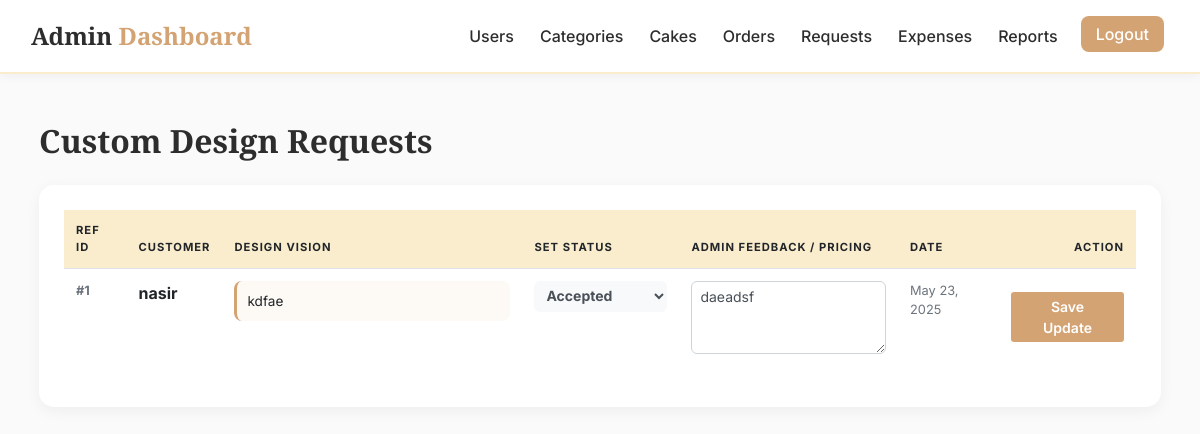
The app's page /admin/admin_custom_requests.php (signed in), older data.
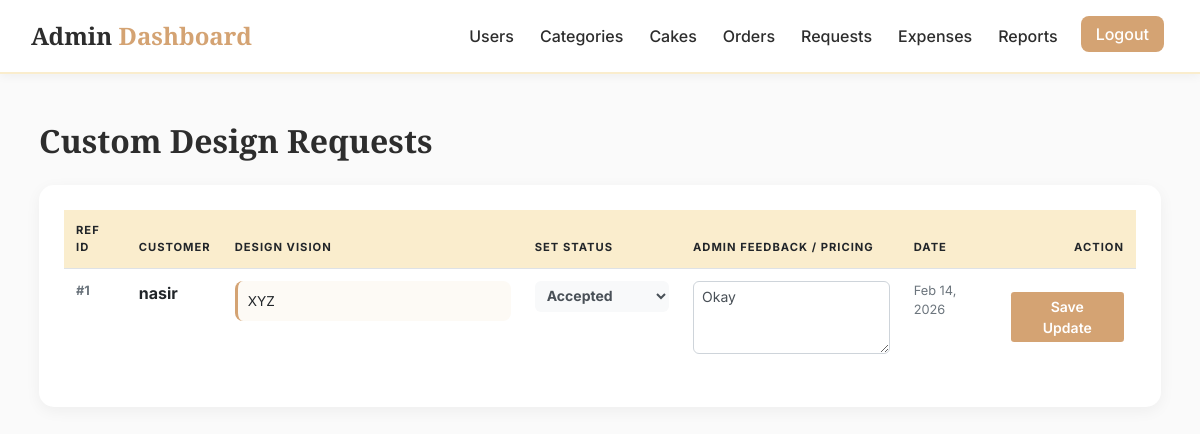
The same page, newer data.
### tables this page shows
CREATE TABLE `custom_requests` (
  `request_id` int(11) NOT NULL,
  `user_id` int(11) NOT NULL,
  `design_details` text NOT NULL,
  `status` enum('pending','accepted','suggested_modifications','rejected') DEFAULT 'pending',
  `admin_feedback` text DEFAULT NULL,
  `created_at` timestamp NOT NULL DEFAULT current_timestamp()
);

CREATE TABLE `users` (
  `id` int(11) NOT NULL,
  `username` varchar(50) NOT NULL,
  `password` varchar(255) NOT NULL,
  `email` varchar(100) NOT NULL,
  `phone` varchar(20) NOT NULL,
  `age` int(11) DEFAULT NULL,
  `full_name` varchar(255) NOT NULL,
  `bio` text DEFAULT NULL
);

### admin/admin_custom_requests.php (the view, shortened to what this page needs)
<?php
include('config.php');
$query = "SELECT cr.*, u.username FROM custom_requests cr JOIN users u ON cr.user_id = u.id ORDER BY cr.created_at DESC";
$result = $conn->query($query);
?>
<!DOCTYPE html>
<html lang="en">
<head>
    <link rel="stylesheet" href="https://stackpath.bootstrapcdn.com/bootstrap/4.5.2/css/bootstrap.min.css">
</head>
<body>
<?php include('admin_navbar.php'); ?>
<div class="container-fluid mt-5">
    <div class="row px-lg-4">
        <div class="col-12">
            <h2>Custom Design Requests</h2>
            <div class="service-card">
                <div class="table-responsive">
                    <table class="table table-hover">
                        <thead>
                            <tr>
                                <th>Ref ID</th>
                                <th>Customer</th>
                                <th>Design Vision</th>
                                <th>Set Status</th>
                                <th>Admin Feedback / Pricing</th>
                                <th>Date</th>
                                <th class="text-right">Action</th>
                            </tr>
                        </thead>
                        <tbody>
                            <?php if ($result->num_rows === 0): ?>
                                <tr><td colspan="7" class="text-center py-5">No custom requests yet.</td></tr>
                            <?php else: ?>
                                <?php while ($row = $result->fetch_assoc()):
                                ?>
                                    <tr>
                                        <form method="POST">
                                            <td class="font-weight-bold text-muted small">#<?= $row['request_id'] ?></td>
                                            <td>
                                                <div class="font-weight-bold"><?= htmlspecialchars($row['username']) ?></div>
                                            </td>
                                            <td style="width: 300px;">
                                                <div class="design-details-box">
                                                    <?= nl2br(htmlspecialchars($row['design_details'])) ?>
                                                </div>
                                            </td>
                                            <td>
                                                <select name="status" class="form-control form-control-sm border-0 bg-light font-weight-bold">
                                                    <?php
                                                    $statuses = [
                                                        'pending' => 'Pending Review',
                                                        'accepted' => 'Accepted',
                                                        'suggested_modifications' => 'Need Changes',
                                                        'rejected' => 'Rejected'
                                                    ];
                                                    foreach ($statuses as $val => $label) {
                                                        $selected = ($row['status'] === $val) ? "selected" : "";
                                                        echo "<option value='$val' $selected>$label</option>";
                                                    }
                                                    ?>
                                                </select>
                                            </td>
                                            <td>
                                                <textarea name="admin_feedback" class="form-control form-control-sm" rows="3" placeholder="Add notes or price quote..."><?= htmlspecialchars($row['admin_feedback']) ?></textarea>
                                            </td>
                                            <td class="small text-muted"><?= date('M d, Y', strtotime($row['created_at'])) ?></td>
                                            <td class="text-right align-middle">
                                                <button type="submit" name="update_request" class="btn btn-save btn-sm px-3">Save Update</button>
                                            </td>
                                        </form>
                                    </tr>
                                <?php endwhile; ?>
                            <?php endif; ?>
                        </tbody>
                    </table>
                </div>
            </div>
        </div>
    </div>
</div>
</body>
</html>

Row changes from the older to the newer data that the page shows:
changed custom_requests "nasir": design_details "kdfae" → "XYZ"; admin_feedback "daeadsf" → "Okay"; created_at "May 23, 2025" → "Feb 14, 2026"
